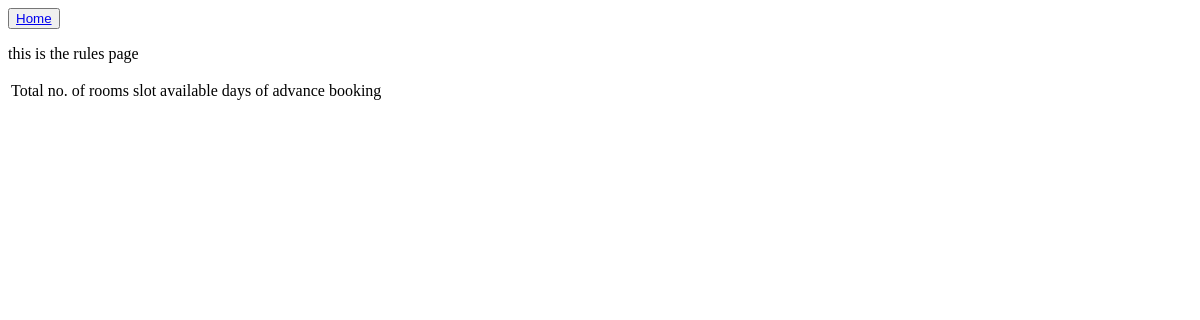
/rules, run on an earlier commit of the app's database.
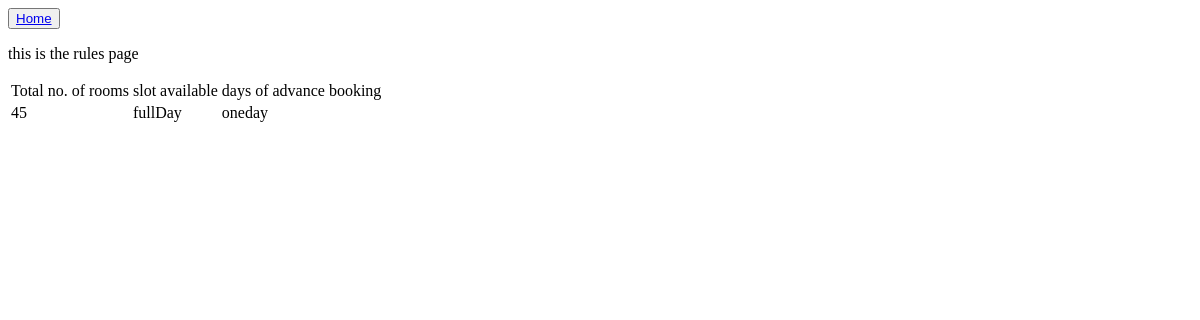
And on a later commit of the database.
### customer/models.py (models this page shows)
class rules(models.Model):
    EARLYBOOK = (
        ('oneday','oneday'),
        ('twoday','twoday'),
        ('threeday','threeday'),
        ('fourDay','fourday'),
        ('fiveDay','fiveday'),
    )
    DAYSLOT=(
        ('fullDay','fullday'),
        ('6am to 10am','6am to 10am'),
        ('10am to 3pm','10am to 3pm'),
        ('3pm to 10pm','3pm to 10pm'),
        ('10pm to 6am','10pm to 6am')
    )
    totalRooms=models.IntegerField()
    timeslots=models.CharField(max_length=200,choices=DAYSLOT)
    advanceBooking=models.CharField(max_length=200,choices=EARLYBOOK)

### customer/views.py (the view)
# urls.py: path('rules', views.context ,name='rules')
def context(request):
    rule = rules.objects.all()
    params = {
        'rule': rule
    }
    return render(request, 'rules.html', params)

### templates/rules.html
{% extends 'base.html' %}
{% block content %}
    <p>this is the rules page</p>
<table>
    <tr>
        <td>Total no. of rooms</td>
        <td>slot available</td>
        <td>days of advance booking</td>
    </tr>
    {% for i in rule  %}
    <tr>
        <td>{{i.totalRooms}}</td>
        <td>{{i.timeslots}}</td>
        <td>{{i.advanceBooking}}</td>
    </tr>
    {% endfor %}
</table>
{% endblock content %}

What changed in the data, as far as the page shows it:
added rules: totalRooms "45", timeslots "fullDay", advanceBooking "oneday"
